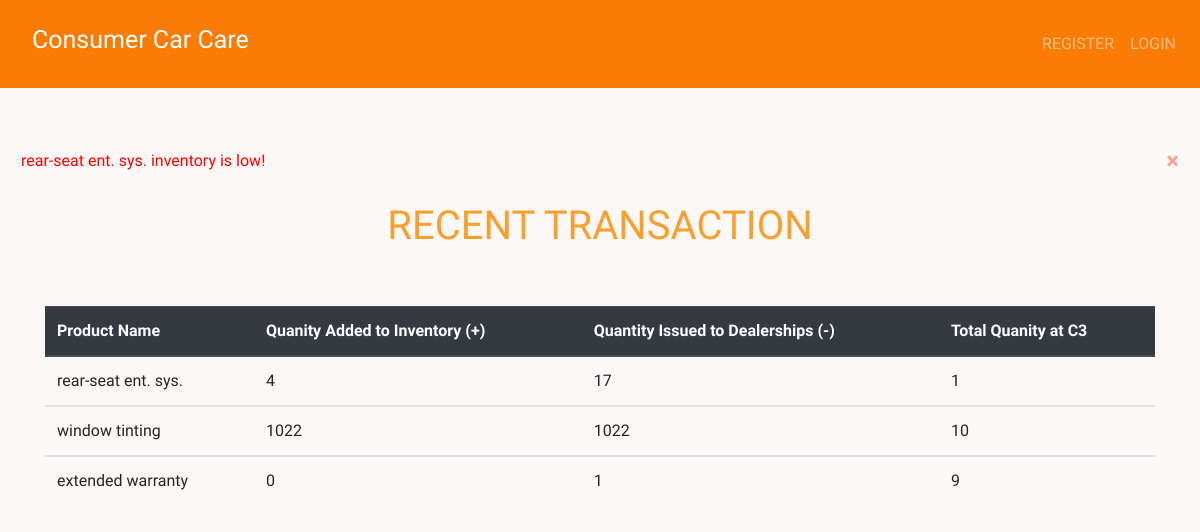
Before: /all_sales/ with the older database file.
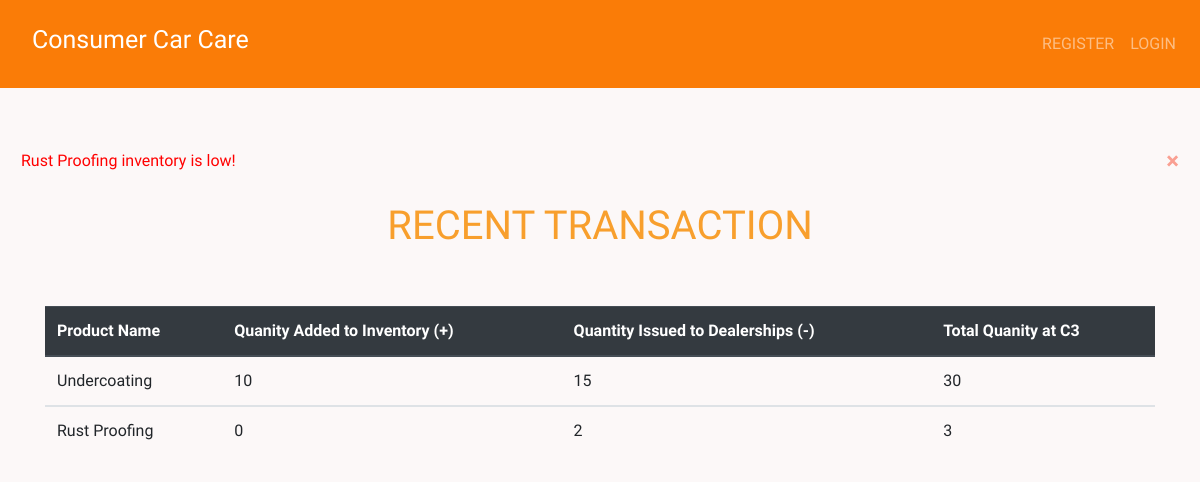
After: the same page with the newer database file.
### product/models.py (models this page shows, shortened)
class Product(models.Model):
    category_name = models.ForeignKey(Category, on_delete = models.CASCADE,null = True, blank = True )
    item_name = models.CharField(max_length = 50, null = True, blank = True)
    total_quantity = models.IntegerField(default = 0, null = True, blank = True)
    issued_quantity = models.IntegerField(default = 0, null = True, blank = True)
    received_quantity = models.IntegerField(default = 0, null = True, blank = True)

### product/views.py (the view)
# urls.py: path('all_sales/', views.all_sales, name = 'all_sales'),
def all_sales(request):
    product = Product.objects.all().order_by('id')
    return render(request, 'product/all_sales.html',
     {'products': product, })

### product/templates/product/all_sales.html
{% extends 'product/base.html'%}
{% block content%}
<br></br>
{%for product in products%}
{% if product.total_quantity <  5 %}
<div class="container-fluid p-0">
  <div class="alert  alert-dismissible" role="alert" style="color: rgb(255, 0, 0)" >
    <button type="button" class="close" data-dismiss="alert" aria-label="Close" class = "text-black text-center"
    style = "color: #f72a0ada">
      <span aria-hidden="True">&times;</span>
    </button>
    {{product.item_name}} inventory is low!
  </div>
</div>
{%endif%}
{% endfor %}
<div class = "container">
  <h1
    class= "text-center"
    class = "text-black text-center"
    style = "color: #f7900ada">
    RECENT TRANSACTION
  </h1>
  <br></br>
  <table class="table">
    <thead class="thead-dark">
      <tr>
        <th scope="col">Product Name</th>
        <th scope="col">Quanity Added to Inventory (+)</th>
        <th scope="col">Quantity Issued to Dealerships (-)</th>
        <th scope = "col">Total Quanity at C3</th>
      </tr>
    </thead>
    {% for product in products%}
    {% if product.issued_quantity > 0 or product.received_quantity > 0 %}
    <tbody>
      <tr>
        <td>{{product.item_name}}</td>
        <td>{{product.received_quantity}}</td>
        <td>{{product.issued_quantity}}</td>
        <td>{{product.total_quantity}}</td>
      </tr>
    </tbody>
    {%endif%}
    {% endfor %}
  </table>
</div>
{% endblock%}

Changed rows visible on the page:
no longer on this page (row edited): Product: item_name "window tinting", received_quantity "1022", issued_quantity "1022", total_quantity "10", shown under "RECENT TRANSACTION"
no longer on one of the page's lists (row edited): Product: item_name "rear-seat ent. sys."
now on one of the page's lists (row edited): Product: item_name "Rust Proofing"
changed Product: item_name "extended warranty" → "Rust Proofing"; issued_quantity "1" → "2"; total_quantity "9" → "3"
changed Product: item_name "rear-seat ent. sys." → "Undercoating"; received_quantity "4" → "10"; issued_quantity "17" → "15"; total_quantity "1" → "30"
